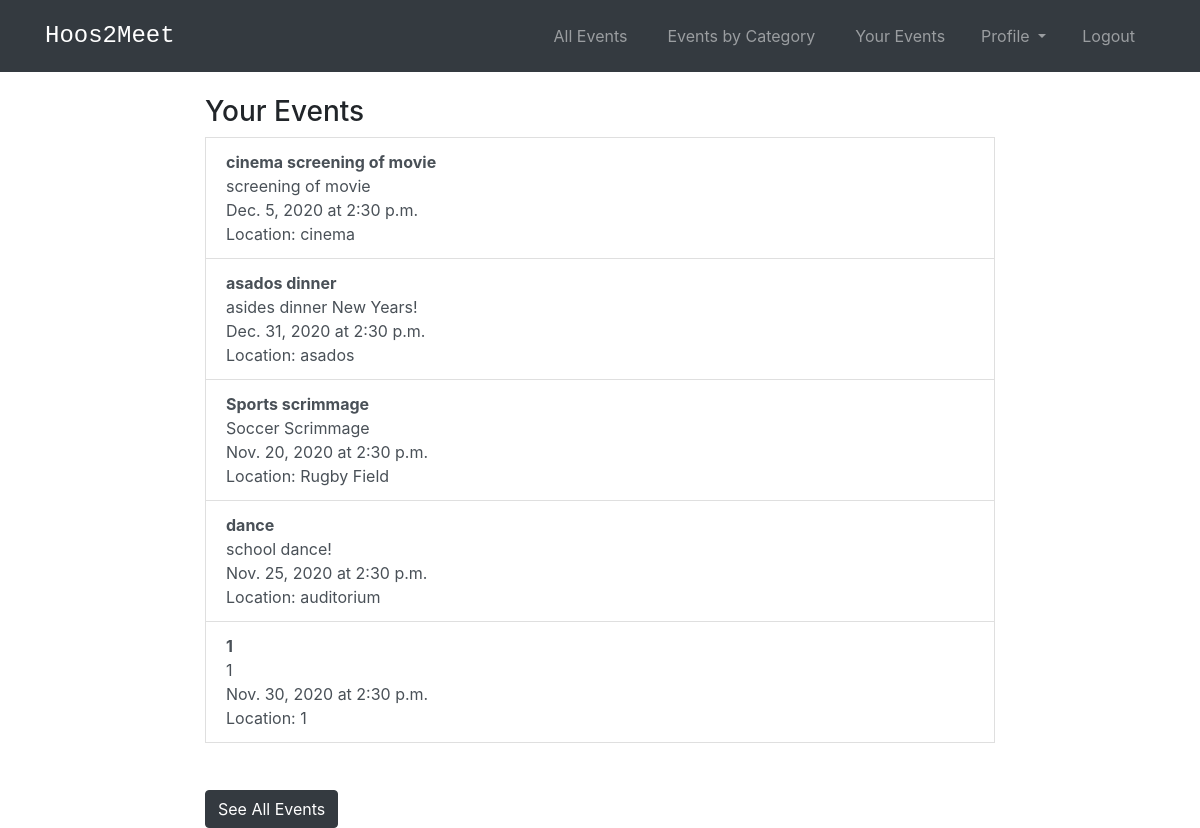
Screenshot of /events/your-events/ (signed in) with the database file from the repository.
### events/models.py (models this page shows, shortened)
class Event(models.Model):
    title_text = models.CharField("Event Name", max_length=255)
    location_text = models.CharField("Location", max_length=100)
    date = models.DateField(default=datetime.date.today)
    time = models.TimeField(default = '14:30',help_text="Enter in 24 hour format (eg - 2:45 or 16:45)")
    category_text = models.CharField("Category", max_length=255,default = 'Uncategorized')
    description_text = models.CharField("Description", max_length=200)
    organizer = models.ForeignKey(User, default = 1, on_delete=models.CASCADE)
    location=PlacesField()
    """"
    def get_absolute_url(self):
        return reverse('events:detail', kwargs={'pk': self.pk})
    """

### events/views.py (the view)
# urls.py: path('your-events/', views.YourEvents, name='your_events'),
def YourEvents(request):
    your_event_list = Event.objects.filter(organizer = request.user)
    return render(request, 'events/your_events.html', {'your_event_list':your_event_list})

### events/templates/events/your_events.html (shortened to what this page needs)
<!DOCTYPE html>
<head>
  {% extends 'base.html' %}
  {% load static %}
  {% load socialaccount %}
{% block content %}
{% if user.is_authenticated %}
<h3>Your Events</h3>
{% if your_event_list %}
    {% for event in your_event_list %}
        <a href="{% url 'events:detail' event.id %}" class = 'list-group-item list-group-item-action'><b>{{event.title_text}}</b><br> {{event.description_text}}<br>{{event.date}} at {{event.time}}<br>Location: {{event.location_text}}</a></li>
    {% endfor %}
{% else %}
    <p>No events have been posted by you.</p>
{% endif %}
<br><br>
<a class="btn btn-dark" href="{% url 'events:event_list' %}">See All Events</a></li>
{% endif %}
{% endblock %}

### templates/base.html (style rules this page uses)
body { padding-top: 70px; }

### rows the page displays
Event: title_text "cinema screening of movie", description_text "screening of movie", date "Dec. 5, 2020", time "2:30 p.m.", location_text "cinema"
Event: title_text "asados dinner", description_text "asides dinner New Years!", date "Dec. 31, 2020", time "2:30 p.m.", location_text "asados"
Event: title_text "Sports scrimmage", description_text "Soccer Scrimmage", date "Nov. 20, 2020", time "2:30 p.m.", location_text "Rugby Field"
Event: title_text "dance", description_text "school dance!", date "Nov. 25, 2020", time "2:30 p.m.", location_text "auditorium"
Event: title_text "1", description_text "1", date "Nov. 30, 2020", time "2:30 p.m.", location_text "1"
